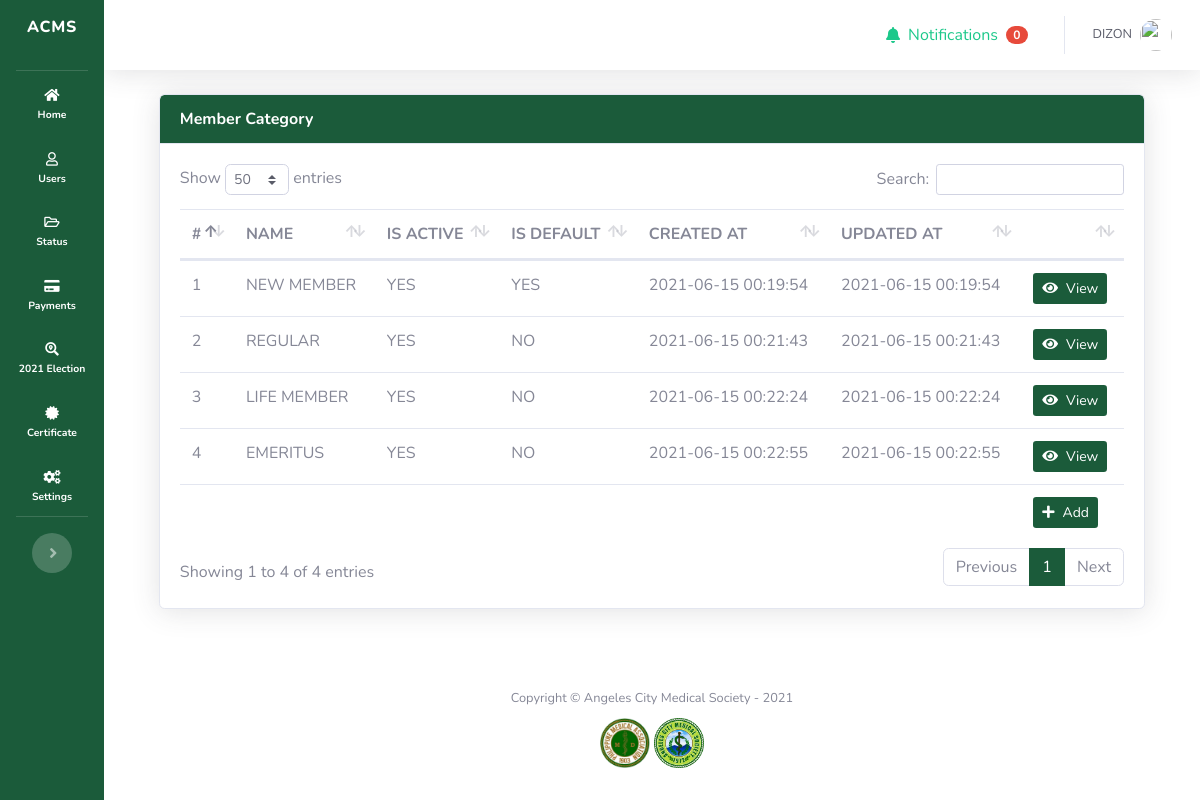
The page /admin/manage_member_category.php (signed in) on the database its author committed.
### tables this page shows
CREATE TABLE `member_category` (
  `id` int(11) NOT NULL,
  `name` varchar(255) NOT NULL,
  `description` longtext DEFAULT NULL,
  `is_default` tinyint(1) NOT NULL DEFAULT 0,
  `is_active` tinyint(1) NOT NULL DEFAULT 1,
  `created_at` datetime NOT NULL DEFAULT current_timestamp(),
  `updated_at` datetime NOT NULL DEFAULT current_timestamp()
);

### admin/manage_member_category.php (the view, shortened to what this page needs)
<?php
    include('sidebar.php');
    $categories   =   $mysqli->query("SELECT * FROM member_category");
?>
    <div id="content-wrapper" class="d-flex flex-column">
      <div id="content">
<?php require('topbar.php'); ?>
        <div class="container-fluid">
            <div class="row">
                <div class="col-md-12">
                    <div class="card shadow overflow-auto">
                        <div class="card-header bg-gradient-primary text-white font-weight-bold">
                            Member Category
                        </div>
                        <div class="card-body">
                            <table id="table_category" class="table table-hover text-sm">
                                <thead>
                                  <tr>
                                      <th>#</th>
                                      <th>NAME</th>
                                      <th>IS ACTIVE</th>
                                      <th>IS DEFAULT</th>
                                      <th>CREATED AT</th>
                                      <th>UPDATED AT</th>
                                      <th></th>
                                  </tr>
                                </thead>
                                <tbody>
                                  <?php $i=1; ?>
                                  <?php foreach($categories as $category):?>
                                  <tr class="cursor-pointer">
                                    <td>
                                      <?=$i?>
                                    </td>
                                    <td>
                                      <?=$category['name']?>
                                    </td>
                                    <td>
                                      <?=$category['is_active'] == 1 ? 'YES' : 'NO'?>
                                    </td>
                                    <td>
                                      <?=$category['is_default'] == 1 ? 'YES' : 'NO'?>
                                    </td>
                                    <td>
                                      <?=$category['created_at']?>
                                    </td>
                                    <td>
                                      <?=$category['updated_at']?>
                                    </td>
                                    <td>
                                      <a href="member_category_view.php?category_id=<?=$category['id']?>" class="btn btn-sm bg-gradient-primary text-white">
                                        <i class='fas fa-eye mr-2'></i>View
                                      </a>
                                    </td>
                                  </tr>
                                  <?php $i++; ?>
                                  <?php endforeach ?>
                                </tbody>
                                <tfoot>
                                  <tr>
                                    <td colspan='6'>
                                    </td>
                                    <td colspan='1'>
                                      <button class="btn btn-sm bg-gradient-primary text-white" data-toggle="modal" data-target="#modal_create_category">
                                        <i class='fas fa-plus mr-2'></i>Add
                                      </button>
                                    </td>
                                  </tr>
                                </tfoot>
                            </table>
                        </div>
                    </div>
                </div>
            </div>
        </div>
      </div>
<?php
  include('footer.php');
?>

### admin/sidebar.php (style rules this page uses)
a:link { text-decoration: none; }
.bg-gradient-primary { background-color: #1b5b3a !important; background-image: none !important; background-image: none !important; background-size: cover !important; }
.container-fluid { background-color: white; padding-left: 5% !important; padding-right: 5% !important; }
#content-wrapper { background-color: white !important; }
::placeholder { opacity: 0.7 !important; }

### rows shown on the page
member_category: name "NEW MEMBER", is_active "YES", is_default "YES", created_at "2021-06-15 00:19:54", updated_at "2021-06-15 00:19:54"
member_category: name "REGULAR", is_active "YES", is_default "NO", created_at "2021-06-15 00:21:43", updated_at "2021-06-15 00:21:43"
member_category: name "LIFE MEMBER", is_active "YES", is_default "NO", created_at "2021-06-15 00:22:24", updated_at "2021-06-15 00:22:24"
member_category: name "EMERITUS", is_active "YES", is_default "NO", created_at "2021-06-15 00:22:55", updated_at "2021-06-15 00:22:55"

### other values the page prints
$unread "0"
$_SESSION['full_name'] "DIZON"
